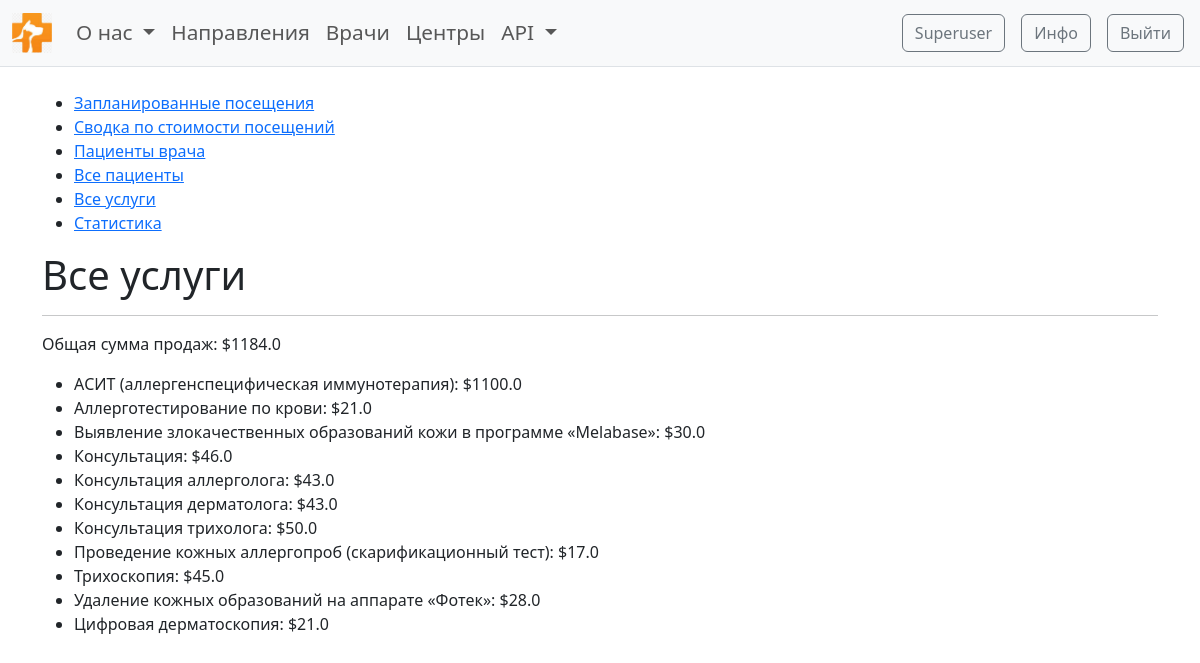
The app's page /stats/services_and_sales/ (signed in) with its own data.
### services/models.py (models this page shows, shortened)
class Service(models.Model):
    name = models.CharField(max_length=100)
    subcategory = models.ForeignKey(SubCategory, on_delete=models.CASCADE)
    price = models.FloatField(validators=[MinValueValidator(0.0), MaxValueValidator(999999999)])

### stats/views.py (the view)
# urls.py: path('services_and_sales/', services_and_sales, name='services_and_sales'),
@user_passes_test(lambda user: user.is_superuser)
def services_and_sales(request):
    services = Service.objects.order_by('name')
    sales = 0.0
    for order in Order.objects.filter(status='completed'):
        sales += order.service.price
    context = {
        'services': services,
        'sales': sales,
    }
    return render(request, 'stats/services_and_sales.html', context)

### stats/templates/stats/services_and_sales.html (shortened to what this page needs)
{% extends 'stats/base_content.html' %}
{% block page_content %}
    <h1>Все услуги</h1>
    <hr>
    <p>Общая сумма продаж: ${{ sales }}</p>
    <ul>
        {% for service in services %}
            <li>{{ service.name }}: ${{ service.price }}</li>
        {% endfor %}
    </ul>
{% endblock %}

### records on screen
Service: name "АСИТ (аллергенспецифическая иммунотерапия)", price "1100.0"
Service: name "Аллерготестирование по крови", price "21.0"
Service: name "Выявление злокачественных образований кожи в программе «Melabase»", price "30.0"
Service: name "Консультация", price "46.0"
Service: name "Консультация аллерголога", price "43.0"
Service: name "Консультация дерматолога", price "43.0"
Service: name "Консультация трихолога", price "50.0"
Service: name "Проведение кожных аллергопроб (скарификационный тест)", price "17.0"
Service: name "Трихоскопия", price "45.0"
Service: name "Удаление кожных образований на аппарате «Фотек»", price "28.0"
Service: name "Цифровая дерматоскопия", price "21.0"

### other values on screen
{{ sales }} "1184.0"
